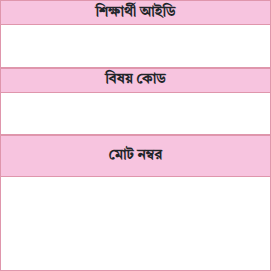
#> input picture info_section.png, 271 x 271 px, found by its file name
$ python main-v-4.py
#> lines starting #> are read from the running program, lines starting #| are printed output that depends on the picture; after the words box and inside, x2 and y2 are one past the last pixel; in counts of white or black regions, pixels touching at a corner belong together
import cv2
import numpy as np
import os
import matplotlib.pyplot as plt


def split_info_section_into_combined_sections_v18(info_section_image_path):
    """
    Splits the info section image into three combined sections:
    1. Student ID (header + input box)
    2. Subject Code (header + input box)
    3. Total Number (header + input area)

    This version aggressively fine-tune adaptive valley/peak and jump detection thresholds,
    and adds a deduplication step for potential dividers.
    """
#> called with info_section_image_path = 'info_section.png'
    info_image = cv2.imread(info_section_image_path)
#> info_image is the input picture: shape (271, 271, 3); mean B, G, R 238.8, 229.8, 248

    if info_image is None:
        print(f"❌ Error: Could not load image from {info_section_image_path}")
        return

    height, width, _ = info_image.shape
#> height = 271; width = 271
    gray = cv2.cvtColor(info_image, cv2.COLOR_BGR2GRAY)
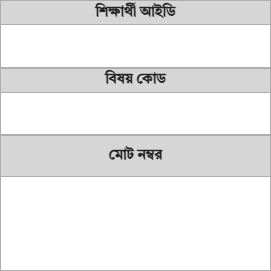
#> gray: shape (271, 271); min 36, max 255, mean 236.1

    # --- Step 1: Create a binary image where white areas are dark (0) ---
    _, pure_white_mask = cv2.threshold(gray, 230, 255, cv2.THRESH_BINARY)
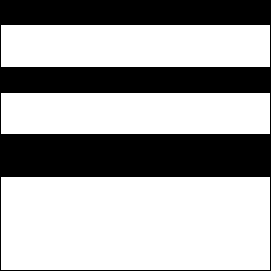
#> pure_white_mask: shape (271, 271); 64.5% white; 1 black region, box (x1, y1, x2, y2) and area: (0, 0, 271, 271) 26097
    inverted_mask = cv2.bitwise_not(pure_white_mask)

    # --- Step 2: Analyze Horizontal Projection Profile ---
    horizontal_proj = np.sum(inverted_mask, axis=1, dtype=np.int32)
#> horizontal_proj = 271 values, max 69105 at index 0, min 510 at index 25, mean 24556.2

    # --- Debugging Visualization ---
    plt.figure(figsize=(10, 6))
    plt.plot(horizontal_proj, range(height), color='blue')
    plt.ylabel("Y-coordinate (Image Height)")
    plt.xlabel("Sum of Pixel Intensities (Horizontal Projection)")
    plt.title("Horizontal Projection Profile of `info_section.png`")
    plt.gca().invert_yaxis()  # Y-axis goes top-down in images
    plt.grid(True)
    plt.show()
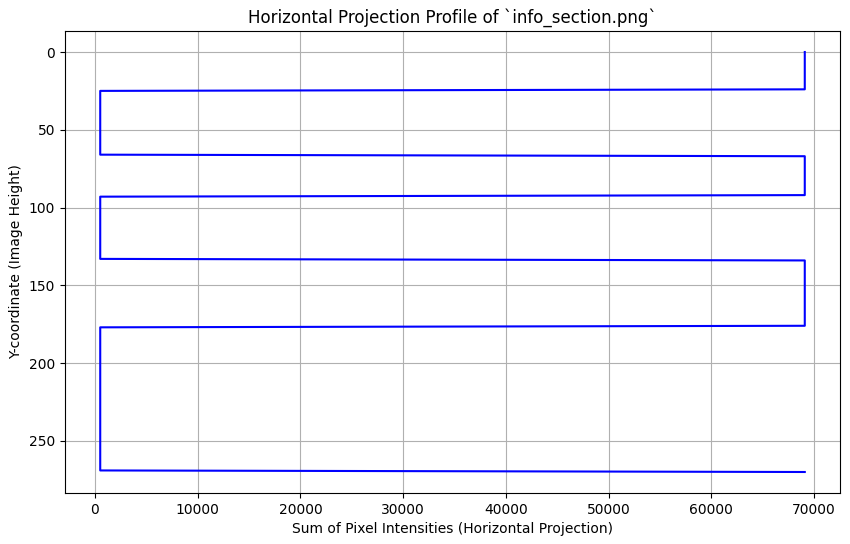
#> figure drawn by matplotlib, 1 panel

    # --- Step 3: Find Dividers based on Projection Profile ---
    min_proj_val = np.min(horizontal_proj)
#> min_proj_val = 510
    max_proj_val = np.max(horizontal_proj)
#> max_proj_val = 69105
    proj_range = max_proj_val - min_proj_val
#> proj_range = 68595

    VALLEY_RELATIVE_THRESHOLD = 0.15  # Keep this consistent
    # **TUNE:** Lowering this further to be even more lenient for peak start
    PEAK_RELATIVE_THRESHOLD = 0.50  # Point is considered a peak if >= 50% into the proj range from min

    # **TUNE:** Lowering this further to be more sensitive to smaller jumps
    min_jump_threshold = proj_range * 0.28  # Try 28% of the range.
#> min_jump_threshold = 19206.6

    print(f"Calculated adaptive min_jump_threshold (relative to range): {min_jump_threshold:.2f}")
#| Calculated adaptive min_jump_threshold (relative to range): 19206.60
    print(f"Min Proj: {min_proj_val}, Max Proj: {max_proj_val}, Range: {proj_range}")
#| Min Proj: 510, Max Proj: 69105, Range: 68595
    print(f"Valley threshold (abs): {min_proj_val + proj_range * VALLEY_RELATIVE_THRESHOLD:.2f}")
#| Valley threshold (abs): 10799.25
    print(f"Peak threshold (abs): {min_proj_val + proj_range * PEAK_RELATIVE_THRESHOLD:.2f}")
#| Peak threshold (abs): 34807.50

    potential_dividers_y = []

    for y in range(1, height):
        current_val = horizontal_proj[y]
        prev_val = horizontal_proj[y - 1]

        jump_magnitude = current_val - prev_val

        # Check for a significant upward jump AND a transition from valley to peak
        if jump_magnitude > min_jump_threshold:
            is_prev_a_valley = prev_val < (min_proj_val + proj_range * VALLEY_RELATIVE_THRESHOLD)
            is_current_a_peak = current_val > (min_proj_val + proj_range * PEAK_RELATIVE_THRESHOLD)

            if is_prev_a_valley and is_current_a_peak:
                potential_dividers_y.append(y)
#> this loop made 270 passes
#> (current_val, prev_val, jump_magnitude) on passes 1 to 12: (69105, 69105, 0), (69105, 69105, 0), (69105, 69105, 0), (69105, 69105, 0), (69105, 69105, 0), (69105, 69105, 0), (69105, 69105, 0), (69105, 69105, 0), (69105, 69105, 0), (69105, 69105, 0), (69105, 69105, 0), (69105, 69105, 0)
#> after the loop, potential_dividers_y = [67, 134, 270]

    potential_dividers_y = sorted(list(set(potential_dividers_y)))

    # --- NEW: Filter out very close potential dividers ---
    # This helps if noise causes multiple closely-spaced "jumps" to be detected.
    filtered_potential_dividers = []
    if potential_dividers_y:
        filtered_potential_dividers.append(potential_dividers_y[0])
        for i in range(1, len(potential_dividers_y)):
            # If the current divider is sufficiently far from the last added divider
            if (potential_dividers_y[i] - filtered_potential_dividers[-1]) > (
                    height / 20):  # Minimum 1/20th height separation
                filtered_potential_dividers.append(potential_dividers_y[i])
#> this loop made 2 passes
#> after the loop, filtered_potential_dividers = [67, 134, 270]
    potential_dividers_y = filtered_potential_dividers

    main_dividers_y = []

    # We still rely on selecting the best two from the filtered list.
    if len(potential_dividers_y) >= 2:
        ideal_div1_pos = height / 3
#> ideal_div1_pos = 90.33
        ideal_div2_pos = 2 * height / 3
#> ideal_div2_pos = 180.7

        best_score = float('inf')
        best_pair = []

        for i in range(len(potential_dividers_y)):
            for j in range(i + 1, len(potential_dividers_y)):
                div1_candidate = potential_dividers_y[i]
                div2_candidate = potential_dividers_y[j]

                # Ensure minimum separation
                if (div2_candidate - div1_candidate) < (height / 8):
                    continue

                current_score = abs(div1_candidate - ideal_div1_pos) + abs(div2_candidate - ideal_div2_pos)

                if current_score < best_score:
                    best_score = current_score
                    best_pair = [div1_candidate, div2_candidate]
#> this loop made 3 passes
#> after the loop, best_pair = [67, 134]; best_score = 70

        if best_pair:
            main_dividers_y = sorted(best_pair)
#> main_dividers_y = [67, 134]

    if len(main_dividers_y) == 2:
        section_boundaries = [0] + main_dividers_y + [height]
#> section_boundaries = [0, 67, 134, 271]
        print(f"✅ Found 2 distinct main dividers at Y: {main_dividers_y}")
#| ✅ Found 2 distinct main dividers at Y: [67, 134]
    else:
        print(
            f"❌ Failed to find 2 distinct main dividers. Found: {len(main_dividers_y)} at {main_dividers_y}. Falling back to fixed approximate division.")
        section_boundaries = [
            0,
            int(height * 0.38),
            int(height * 0.72),
            height
        ]

    section_names = ["student_id_section", "subject_code_section", "total_number_section"]
    saved_files = []

    for i in range(len(section_boundaries) - 1):
        if i < len(section_names):
            y_start = section_boundaries[i]
            y_end = section_boundaries[i + 1]

            if y_end > y_start + 20:
                section_part = info_image[y_start:y_end, 0:width]
                output_filename = f"{section_names[i]}.png"
                cv2.imwrite(output_filename, section_part)
                saved_files.append(output_filename)
                print(f"✅ Saved: {output_filename} (Y: {y_start}-{y_end})")
            else:
                print(f"Skipping very small section (Y: {y_start}-{y_end})")
        else:
            print(f"Warning: More sections found than expected. Skipping extra section beyond {len(section_names)}.")
#> this loop made 3 passes
#> (y_start, y_end, output_filename) on passes 1 to 3: (0, 67, 'student_id_section.png'), (67, 134, 'subject_code_section.png'), (134, 271, 'total_number_section.png')
#| ✅ Saved: student_id_section.png (Y: 0-67)
#| ✅ Saved: subject_code_section.png (Y: 67-134)
#| ✅ Saved: total_number_section.png (Y: 134-271)
#> pass 1, in split_info_section_into_combined_sections_v18, `section_part = info_image[y_start:y_end, 0:width]`:
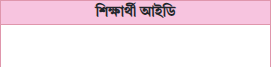
#> section_part: shape (67, 271, 3); mean B, G, R 236.1, 226.7, 245.3
#> pass 2, in split_info_section_into_combined_sections_v18, `section_part = info_image[y_start:y_end, 0:width]`:
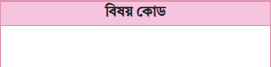
#> section_part: shape (67, 271, 3); mean B, G, R 236.5, 226.6, 246.8
#> pass 3, in split_info_section_into_combined_sections_v18, `section_part = info_image[y_start:y_end, 0:width]`:
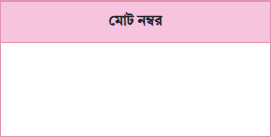
#> section_part: shape (137, 271, 3); mean B, G, R 241.3, 232.9, 249.9
#> after the loop, saved_files = ['student_id_section.png', 'subject_code_section.png', 'total_number_section.png']

    if saved_files:
        print(f"Successfully extracted {len(saved_files)} combined sections from info_section.png.")
#| Successfully extracted 3 combined sections from info_section.png.
    else:
        print("❌ No combined sections found. Adjust parameters.")


# --- Main call ---
if __name__ == "__main__":
    info_section_file = "info_section.png"
    if os.path.exists(info_section_file):
        split_info_section_into_combined_sections_v18(info_section_file)
    else:
        print(f"Error: {info_section_file} not found. Please ensure your initial script generates it first.")

$ run again, with .png copied over info_section.png
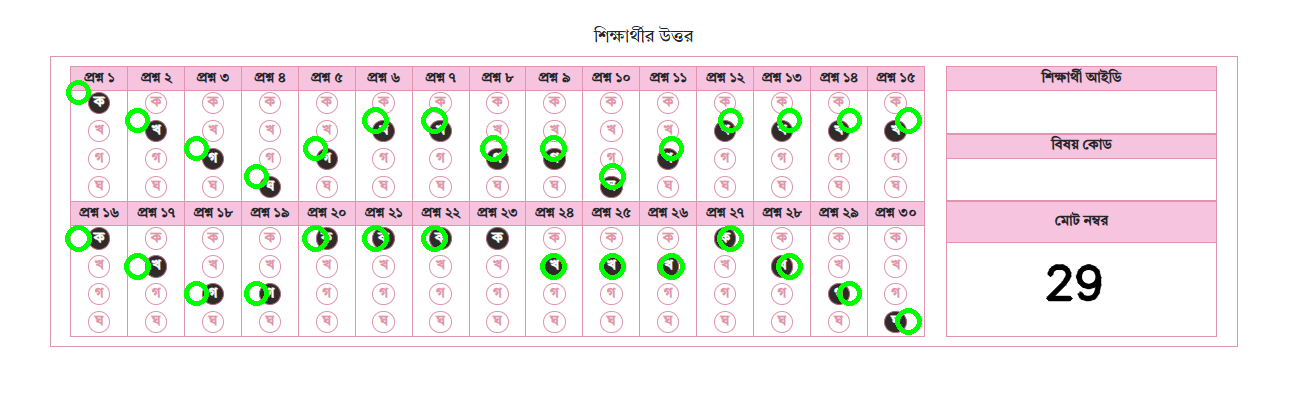
#> input picture .png, 1305 x 397 px, found by its file name
#> in split_info_section_into_combined_sections_v18, info_image is the input picture: shape (397, 1305, 3); mean B, G, R 236.8, 237.4, 241.9
#> in split_info_section_into_combined_sections_v18, `_, pure_white_mask = cv2.threshold(gray, 230, 255, cv2.THRESH_BINARY)`:
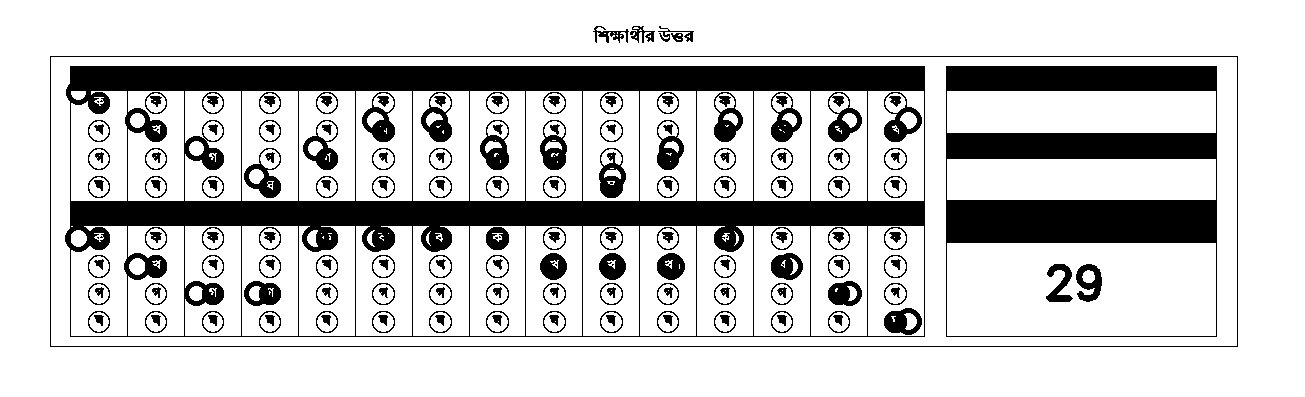
#> pure_white_mask: shape (397, 1305); 78.8% white; 190 black regions (5 under 20 px), largest, box (x1, y1, x2, y2) and area: (65, 66, 925, 337) 53241, (946, 66, 1217, 337) 26097, (50, 56, 1238, 347) 2954
#> horizontal_proj = 397 values, max 302940 at index 56, min 0 at index 0, mean 70676.8
#> min_proj_val = 0
#> max_proj_val = 302940
#> min_jump_threshold = 84823.2
#| Calculated adaptive min_jump_threshold (relative to range): 84823.20
#| Min Proj: 0, Max Proj: 302940, Range: 302940
#| Valley threshold (abs): 45441.00
#| Peak threshold (abs): 151470.00
#> the loop in split_info_section_into_combined_sections_v18, `for y in range(1, height):` made 396 passes
#> (current_val, prev_val, jump_magnitude, is_prev_a_valley) on passes 56, 66, 201, 336, 346: (302940, 0, 302940, True), (287640, 510, 287130, True), (287640, 73695, 213945, False), (287640, 5100, 282540, True), (302940, 510, 302430, True)
#> after the loop in split_info_section_into_combined_sections_v18, `for y in range(1, height):`: potential_dividers_y = [56, 66, 336, 346]
#> the loop in split_info_section_into_combined_sections_v18, `for i in range(1, len(potential_dividers_y)):` made 3 passes
#> after the loop in split_info_section_into_combined_sections_v18, `for i in range(1, len(potential_dividers_y)):`: filtered_potential_dividers = [56, 336]
#> the loop in split_info_section_into_combined_sections_v18, `for i in range(len(potential_dividers_y)):` made 2 passes
#> after the loop in split_info_section_into_combined_sections_v18, `for i in range(len(potential_dividers_y)):`: best_score = 147.7
#> main_dividers_y = [56, 336]
#> section_boundaries = [0, 56, 336, 397]
#| ✅ Found 2 distinct main dividers at Y: [56, 336]
#> the loop in split_info_section_into_combined_sections_v18, `for i in range(len(section_boundaries) - 1):` made 3 passes
#> (y_start, y_end, output_filename) on passes 1 to 3: (0, 56, 'student_id_section.png'), (56, 336, 'subject_code_section.png'), (336, 397, 'total_number_section.png')
#> (printed output is left out)
#> pass 3, in split_info_section_into_combined_sections_v18, `section_part = info_image[y_start:y_end, 0:width]`:
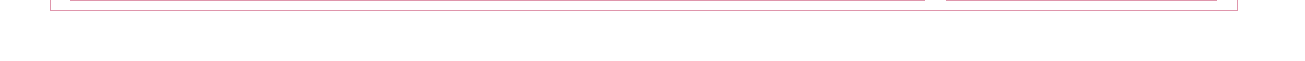
#> section_part: shape (61, 1305, 3); mean B, G, R 252.6, 251.9, 254.1
#> after the loop in split_info_section_into_combined_sections_v18, `for i in range(len(section_boundaries) - 1):`: saved_files = ['student_id_section.png', 'subject_code_section.png', 'total_number_section.png']
#| Successfully extracted 3 combined sections from info_section.png.

$ run again, with .tmp_subject_code.png copied over info_section.png
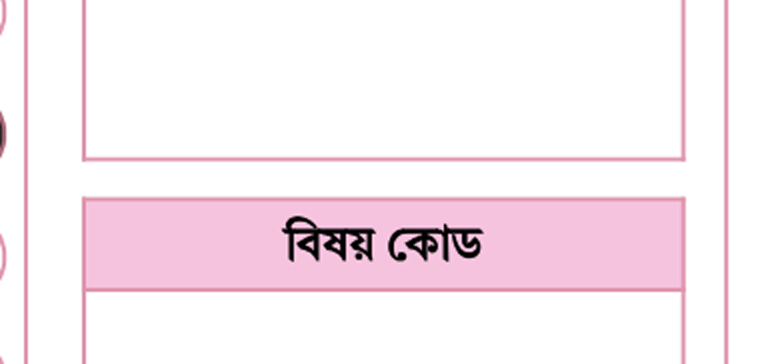
#> input picture .tmp_subject_code.png, 774 x 364 px, found by its file name
#> in split_info_section_into_combined_sections_v18, info_image is the input picture: shape (364, 774, 3); mean B, G, R 242.5, 236.6, 248.9
#> in split_info_section_into_combined_sections_v18, `_, pure_white_mask = cv2.threshold(gray, 230, 255, cv2.THRESH_BINARY)`:
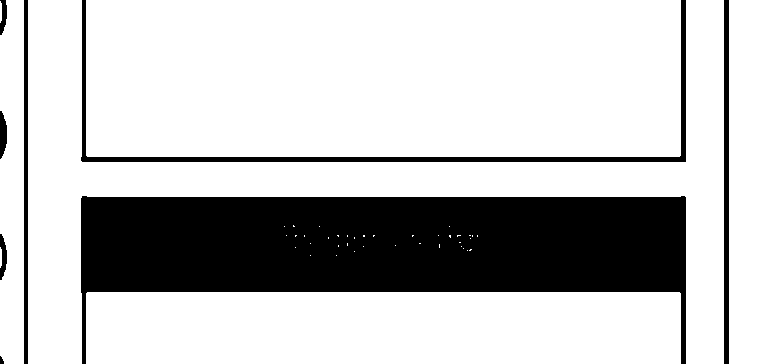
#> pure_white_mask: shape (364, 774); 76.4% white; 8 black regions, largest, box (x1, y1, x2, y2) and area: (81, 196, 686, 364) 58058, (81, 0, 686, 162) 4439, (724, 0, 729, 364) 1820
#> horizontal_proj = 364 values, max 158100 at index 268, min 2295 at index 162, mean 46525.6
#> min_proj_val = 2295
#> max_proj_val = 158100
#> proj_range = 155805
#> min_jump_threshold = 43625.4
#| Calculated adaptive min_jump_threshold (relative to range): 43625.40
#| Min Proj: 2295, Max Proj: 158100, Range: 155805
#| Valley threshold (abs): 25665.75
#| Peak threshold (abs): 80197.50
#> the loop in split_info_section_into_combined_sections_v18, `for y in range(1, height):` made 363 passes
#> (current_val, prev_val, jump_magnitude, is_prev_a_valley, is_current_a_peak) on passes 157, 197: (157080, 5610, 151470, True, True), (156315, 4590, 151725, True, True)
#> after the loop in split_info_section_into_combined_sections_v18, `for y in range(1, height):`: potential_dividers_y = [157, 197]
#> the loop in split_info_section_into_combined_sections_v18, `for i in range(1, len(potential_dividers_y)):` made 1 pass
#> the loop in split_info_section_into_combined_sections_v18, `for i in range(len(potential_dividers_y)):` made 2 passes
#> after the loop in split_info_section_into_combined_sections_v18, `for i in range(len(potential_dividers_y)):`: best_pair = []; best_score = inf
#> the loop in split_info_section_into_combined_sections_v18, `for i in range(len(section_boundaries) - 1):` made 3 passes
#> pass 3, in split_info_section_into_combined_sections_v18, `section_part = info_image[y_start:y_end, 0:width]`:
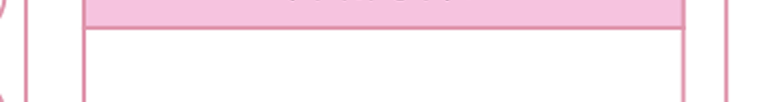
#> section_part: shape (102, 774, 3); mean B, G, R 244.2, 237.5, 251.5
#> after the loop in split_info_section_into_combined_sections_v18, `for i in range(len(section_boundaries) - 1):`: saved_files = ['student_id_section.png', 'subject_code_section.png', 'total_number_section.png']
#| Successfully extracted 3 combined sections from info_section.png.
